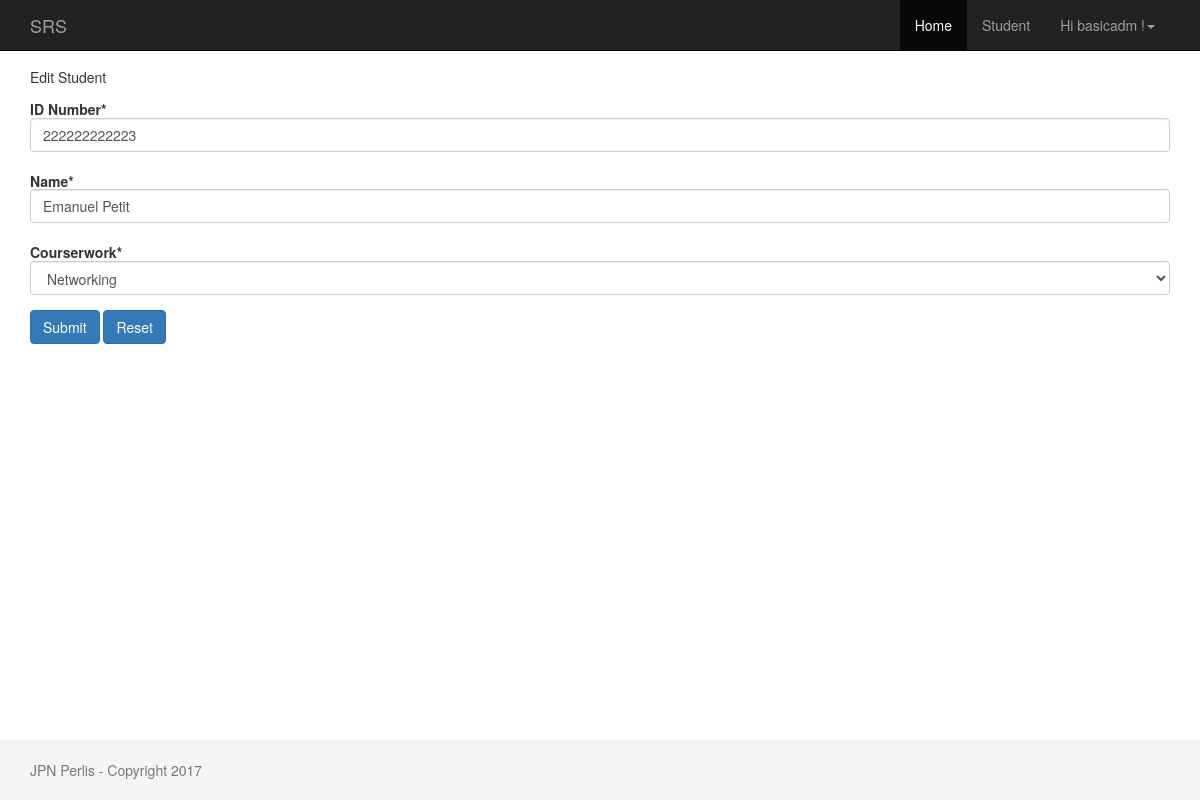
The app's page /22/edit (signed in) with its own data.
### student/models.py (models this page shows, shortened)
class Student(models.Model):
    PROGAMMING = 'PR'
    NETWORKING = 'NT'
    PCTECH = 'PC'
    COURSE_CHOICES = (
        (PROGAMMING, 'Programming'),
        (NETWORKING, 'Networking'),
        (PCTECH, 'PC Technichian'),
    )
    createdby = models.ForeignKey('auth.User',on_delete=models.CASCADE)
    icnum = models.CharField('ID Number',max_length=12,unique=True,blank=False,null=False)
    name = models.CharField('Name',max_length=300)
    course = models.CharField('Courserwork',max_length=2,choices=COURSE_CHOICES,default=PCTECH,)
    created_date = models.DateTimeField('Created Date',default=timezone.now)

### student/views.py (the view)
# urls.py: url(r'^(?P<pk>\d+)/edit$', views.student_edit, name='student_edit'),
@login_required(login_url='/accounts/login/')
def student_edit(request,pk):
    student = get_object_or_404(Student, pk=pk)
    if request.method == "POST":
        form = StudentForm(request.POST,instance=student)
        if form.is_valid():
            student = form.save(commit=False)
            student.createdby = request.user
            student.save()
            messages.success(request, "Student record with ID: " + str(student.pk) + " has been updated! ")
            return redirect(reverse_lazy('student_detail',kwargs={'pk': student.pk }))
    else:
        form = StudentForm(instance=student)
    return render(request, 'student/student_edit.html', {'form': form})

### student/forms.py (shortened to what this page needs)
class StudentForm(forms.ModelForm):
    def __init__(self, *args, **kwargs):
        super(StudentForm, self).__init__(*args, **kwargs)
        self.helper = FormHelper(self)
        self.helper.form_class = 'form-horizontal'
        self.helper.layout.append(Submit('submit_change', 'Submit', css_class="btn-primary"))
        self.helper.layout.append(HTML('<a class="btn btn-primary" href={% url "student_home" %}>Reset</a>'))
    class Meta:
        model = Student
        fields = ('icnum', 'name', 'course',)

### templates/student/student_edit.html
{% extends 'baseproj.html' %}
{% load crispy_forms_tags %}
{% block content %}
    <h5>Edit Student<h5>
    {% crispy form %}
{% endblock %}

### templates/baseproj.html (shortened to what this page needs)
{% load static %}
{% load i18n %}
<!DOCTYPE html>
<html lang="en">
  <head>
    <link rel="stylesheet" href="{% static 'css/bootstrap.min.css' %}">
    <link href="{% static 'css/ie10-viewport-bug-workaround.css' %}" rel="stylesheet">
    <link rel="stylesheet" href="{% static 'css/sticky-footer-navbar.css' %}">
  </head>
  <body>
    {% block navbar %}
    <nav class="navbar navbar-inverse navbar-fixed-top">
      <div class="container">
        <div class="navbar-header">
          <a class="navbar-brand" href="#">SRS</a>
        </div>
        <div id="navbar" class="collapse navbar-collapse navbar-right">
          <ul class="nav navbar-nav">
            {% block home_navbar %}<li class="active"><a href="/">Home</a></li>{% endblock %}
            {% block student_navbar %}<li><a href="{% url 'student_home' %}">Student</a></li>{% endblock %}
            {% block user_navbar %}
              {% if user.is_authenticated %}
                <li class="dropdown">
                  <a href="#" class="dropdown-toggle" data-toggle="dropdown" role="button" aria-haspopup="true" aria-expanded="false"></span> Hi {{ user.username }} !<span class="caret"></span></a>
                </li>
              {% else %}
                <li><a href="/accounts/login/">Sign In</a></li>
                <li><a href="/accounts/signup/">Sign Up</a></li>
              {% endif %}
            {% endblock %}
          </ul>
        </div>
      </div>
    </nav>
    {% endblock %}
    {% block maincontent %}
    <div class="container">
      {% block content %}{% endblock %}
    </div>
    {% endblock %}
    {% block footer %}
    <footer class="footer">
      <div class="container">
        <p class="text-muted">JPN Perlis - Copyright 2017</p>
      </div>
    </footer>
    {% endblock %}
  </body>
</html>

### static/css/sticky-footer-navbar.css (style rules this page uses)
html { position: relative; min-height: 100%; }
body { margin-bottom: 60px; }
.footer { position: absolute; bottom: 0; width: 100%; height: 60px; background-color: #f5f5f5; }
.form-horizontal .form-group { margin-right: 0px; margin-left: 0px; }
body > .container { padding: 60px 15px 0; }
.container .text-muted { margin: 20px 0; }
.footer > .container { padding-right: 15px; padding-left: 15px; }

### records on screen
Student: icnum "222222222223", name "Emanuel Petit", course "Networking"

### other values on screen
{{ user.username }} "basicadm"
